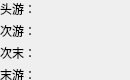
<?xml version="1.0" encoding="UTF-8"?>
<ui version="4.0">
 <class>WinerBoard</class>
 <widget class="QWidget" name="WinerBoard">
  <property name="geometry">
   <rect>
    <x>0</x>
    <y>0</y>
    <width>130</width>
    <height>80</height>
   </rect>
  </property>
  <property name="windowTitle">
   <string>Form</string>
  </property>
  <widget class="QWidget" name="gridLayoutWidget">
   <property name="geometry">
    <rect>
     <x>0</x>
     <y>0</y>
     <width>131</width>
     <height>83</height>
    </rect>
   </property>
   <layout class="QGridLayout" name="gridLayout">
    <item row="3" column="0">
     <widget class="QLabel" name="label_4">
      <property name="text">
       <string>末游：</string>
      </property>
     </widget>
    </item>
    <item row="1" column="0">
     <widget class="QLabel" name="label_2">
      <property name="text">
       <string>次游：</string>
      </property>
     </widget>
    </item>
    <item row="2" column="0">
     <widget class="QLabel" name="label_3">
      <property name="text">
       <string>次末：</string>
      </property>
     </widget>
    </item>
    <item row="0" column="0">
     <widget class="QLabel" name="label">
      <property name="text">
       <string>头游：</string>
      </property>
     </widget>
    </item>
    <item row="0" column="1">
     <widget class="QLabel" name="Firstname">
      <property name="text">
       <string/>
      </property>
     </widget>
    </item>
    <item row="1" column="1">
     <widget class="QLabel" name="Secondname">
      <property name="text">
       <string/>
      </property>
     </widget>
    </item>
    <item row="2" column="1">
     <widget class="QLabel" name="Thirdname">
      <property name="text">
       <string/>
      </property>
     </widget>
    </item>
    <item row="3" column="1">
     <widget class="QLabel" name="Lastname">
      <property name="text">
       <string/>
      </property>
     </widget>
    </item>
   </layout>
  </widget>
 </widget>
 <resources/>
 <connections/>
</ui>
